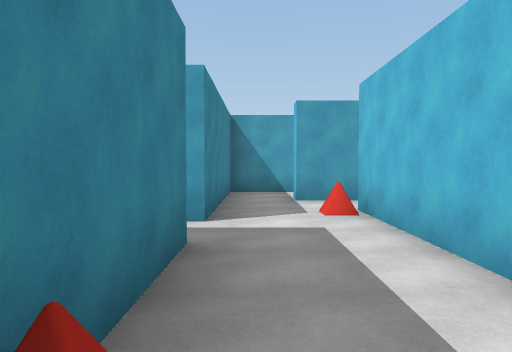
View 1 (above)

24 first-person views from a walk through a Unity game level. The camera is 1.5 m above the floor, tilts 2° down and sees 70° across. The floor is counted in squares, 2 m on a side. Each view is taken from the middle of a square. On the plan, view 1 faces up. The plan holds only what a view shows up to about 11 squares ahead; the rest is blank. The player is left out.

View 2
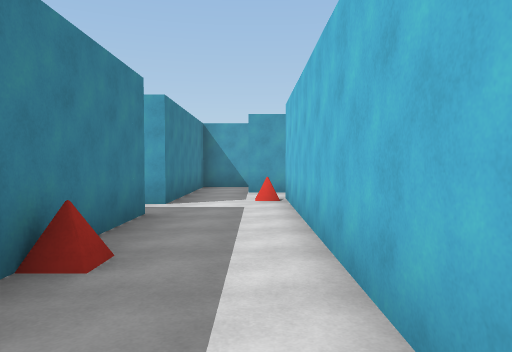

View 3
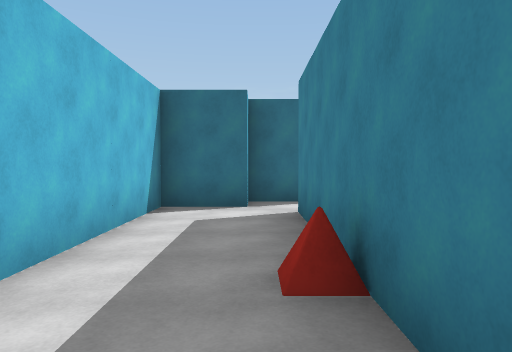

View 4
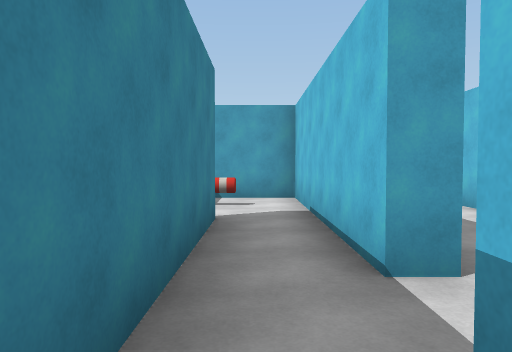

View 5
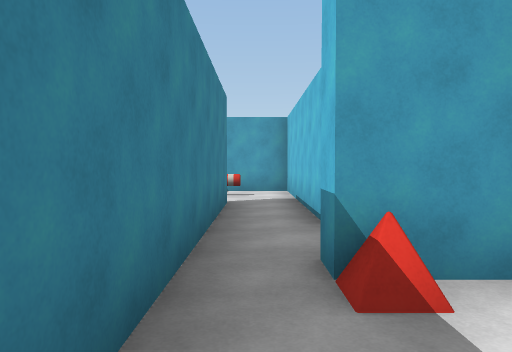

View 6
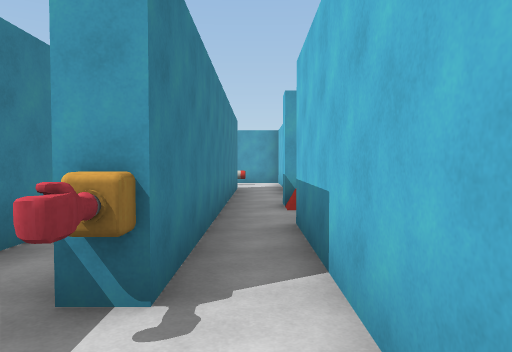

View 7
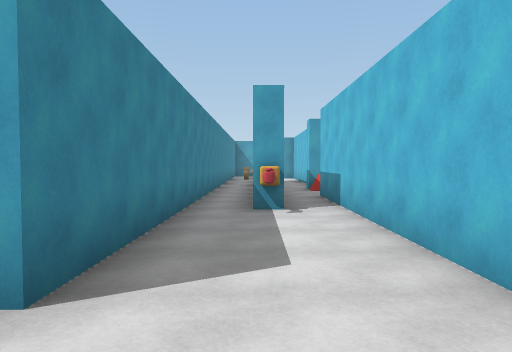

View 8
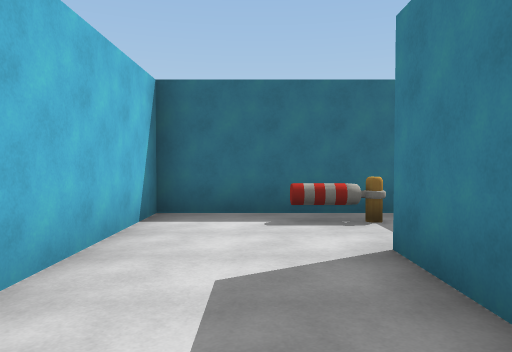

View 9
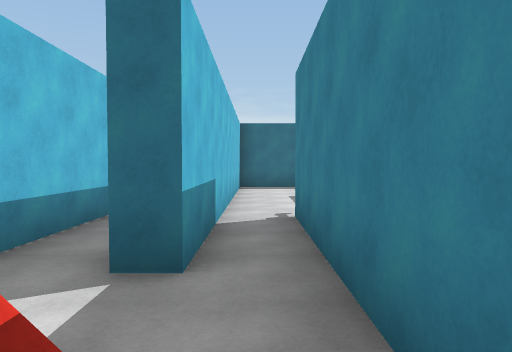

View 10
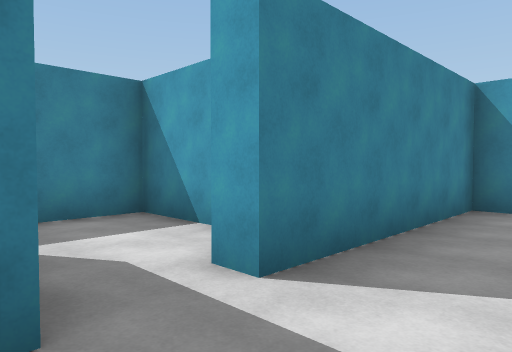

View 11
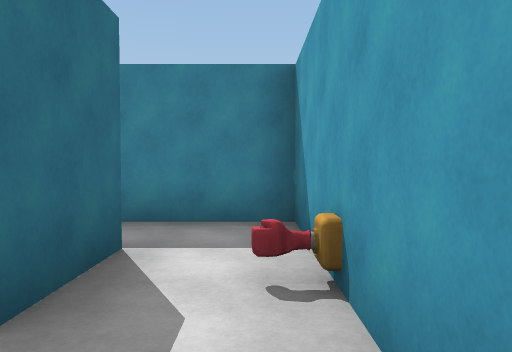

View 12
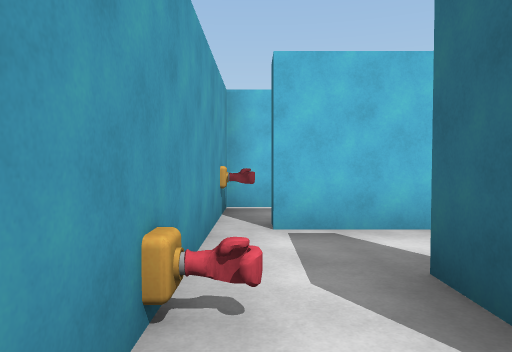

View 13
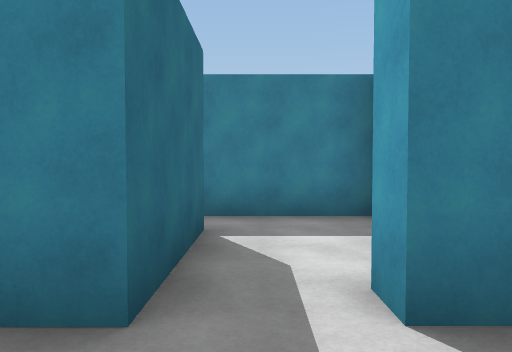

View 14
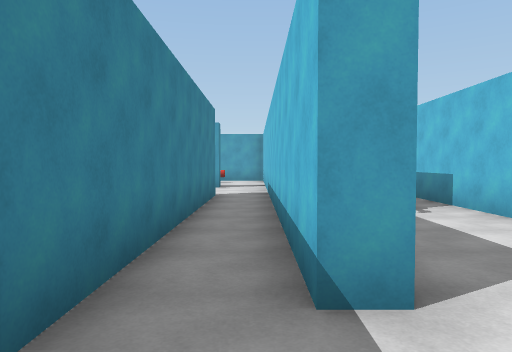

View 15
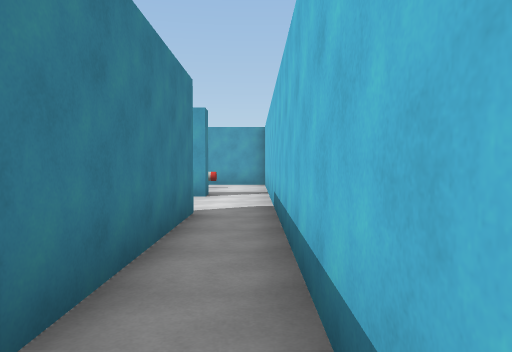

View 16
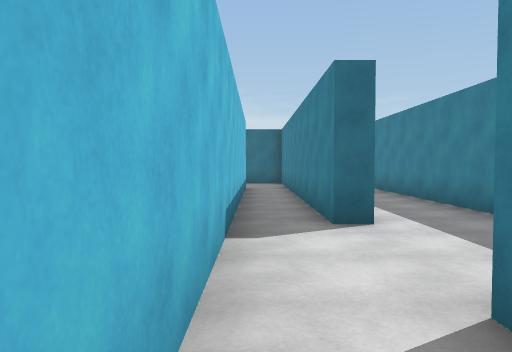

View 17
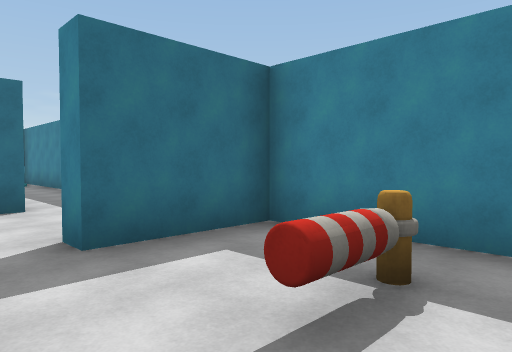

View 18
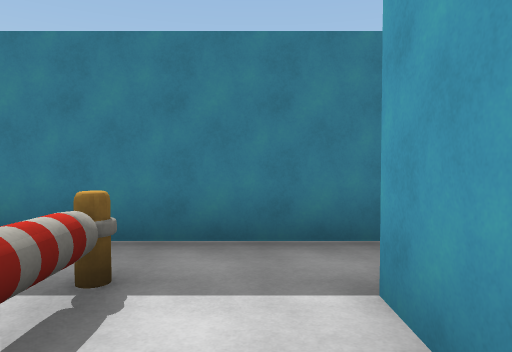

View 19
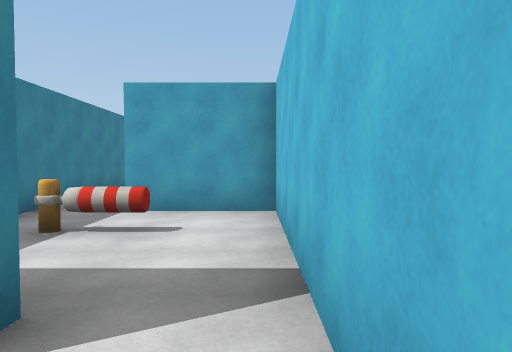

View 20
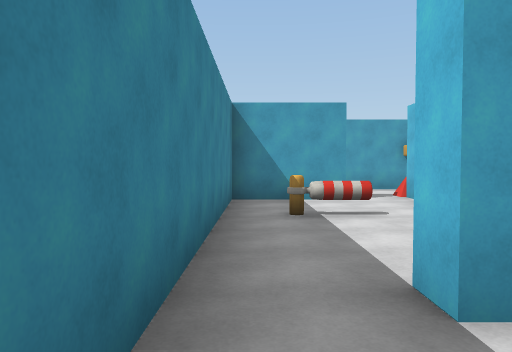

View 21
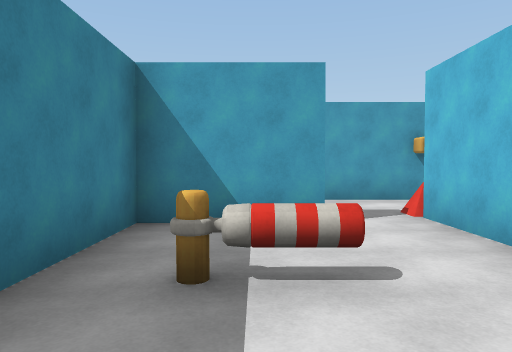

View 22
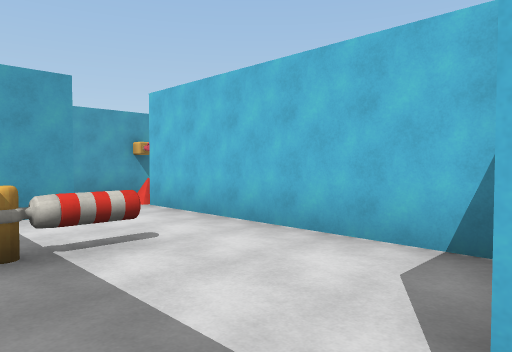

View 23
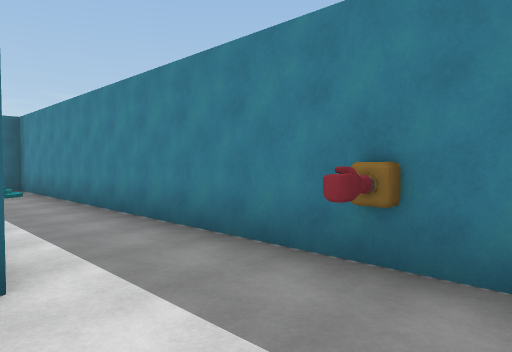

View 24
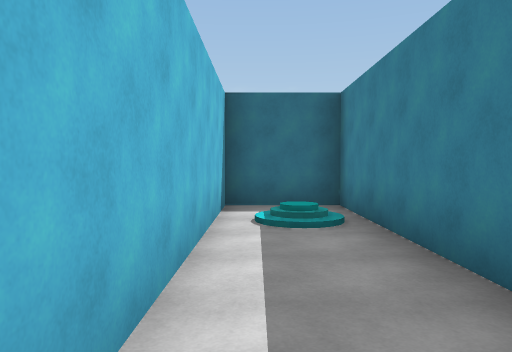

### Floor plan
Points are (right, up) in squares from view 1. A wall is a line through its corners. A room is listed if a view was taken in it or the views show most of it. See-through windows are left out.
Room 1 (views 1, 2, 3, 10, 13)
walls: (-0.7, 3.4) (-0.7, -2.6) (-1.1, -2.6); (-0.7, 4.7) (-1.2, 4.7); (0.1, -3.3) (1.6, -3.3) (1.6, 4.4); (-0.9, -4.2) (0.2, -4.2)
ways out: opening at (-1, -3) to room 3; opening at (0.5, 5) to room 9; opening at (-1, 4) to room 10
objects: pyramid (0, 1)
Room 2 (views 4, 5, 6, 7, 8)
walls: (-5.1, -15.5) (-1.5, -15.5) (-1.5, -6.5); (-2.5, -4.4) (-2.5, -8.6); (-4.2, -4) (-4.2, -13.2)
ways out: opening at (-2, -4) to room 3; opening at (-4, -14.5) to room 6; opening at (-1, -5.5)
objects: other object (-4, -15); machine (-3, -9)
Room 3 (view 9)
walls: (-2.5, 0) (-2.5, -4.4); (-1.1, -2.6) (-1.1, 2.9) (-3, 2.9); (-1.5, -4.7) (-1.5, -4.1)
ways out: opening at (-1, -3) to room 1; opening at (-2, -4) to room 2
objects: other object (-3, 2)
Room 4 (view 11)
walls: (6.2, 8.6) (6.2, 9.5) (3.5, 9.5)
ways out: opening at (4, 9) to room 5
Room 5 (view 12)
walls: (0.8, 7.3) (0.8, 7.8) (2.5, 7.8); (3.5, 9.5) (-0.7, 9.5) (-0.7, 7.6)
ways out: opening at (4, 9) to room 4; opening at (0, 8) to room 9; opening at (3, 8)
objects: machine (2, 10)
Room 6 (views 14, 15, 19, 23, 24)
walls: (-6.5, -6.5) (-5.9, -6.5) (-5.9, -13.8); (-8.5, -4.4) (-8.5, -15.5) (-6.5, -15.5) (-6.5, -9.8); (-4.2, -13.2) (-4.7, -13.2) (-4.7, -3.5); (-6.1, -3.3) (-6.1, -3.8)
ways out: opening at (-4, -14.5) to room 2; opening at (-5.5, -3) to room 7
Room 7 (views 16, 17, 18, 20, 22)
walls: (-4.7, -3.5) (-4.7, 0.7) (-7, 0.7) (-7, 1.2); (-8.5, 1.4) (-8.5, -3.3) (-6.1, -3.3)
ways out: opening at (-5.5, -3) to room 6; opening at (-8, 1) to room 8
objects: other object (-7, -1)
Room 8 (view 21)
walls: (-6.1, 6.6) (-8.5, 6.6) (-8.5, 1.4); (-4.7, 1.6) (-4.7, 7.1)
ways out: opening at (-8, 1) to room 7; opening at (-5.5, 7)
objects: other object (-7, 4)
Room 9 (no view inside)
walls: (-0.7, 7.6) (-0.7, 4.7); (1.6, 4.4) (1.6, 5.9); (2.1, 7.3) (0.8, 7.3)
ways out: opening at (0.5, 5) to room 1; opening at (0, 8) to room 5; opening at (2, 6.5)
objects: pyramid (1, 5)
Room 10 (no view inside)
walls: (-2.4, 5.7) (-4.2, 5.7) (-4.2, 3.2); (-3.1, 3.4) (-0.7, 3.4)
ways out: opening at (-1, 4) to room 1

Where each view was taken, in squares from view 1:
view 1: 0 up, 0 right, facing up
view 2: 2 down, 1 right, facing up
view 3: 3 up, 0 right, facing down
view 4: 5 down, 2 left, facing up
view 5: 7 down, 2 left, facing up
view 6: 11 down, 2 left, facing up
view 7: 15 down, 3 left, facing up
view 8: 10 down, 3 left, facing down
view 9: 4 down, 2 left, facing down
view 10: 3 up, 1 right, facing up-left
view 11: 9 up, 4 right, facing left
view 12: 9 up, 0 right, facing right
view 13: 4 up, 1 right, facing left
view 14: 15 down, 5 left, facing up
view 15: 12 down, 5 left, facing up
view 16: 2 down, 5 left, facing down
view 17: 0 up, 5 left, facing down-left
view 18: 0 up, 5 left, facing left
view 19: 5 down, 5 left, facing up
view 20: 1 down, 8 left, facing up
view 21: 2 up, 7 left, facing up
view 22: 1 up, 8 left, facing up-right
view 23: 4 down, 6 left, facing down-left
view 24: 9 down, 7 left, facing down
